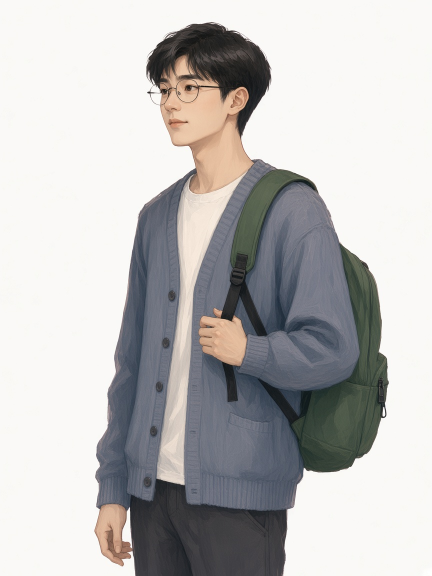
#> input picture resources/art-src/modern-characters-r2/generated/linyue-base.jpg, 864 x 1152 px (shown at 1/2 size); its folder holds only this picture in this run
$ python process-modern-characters-r2.py
#> lines starting #> are read from the running program, lines starting #| are printed output that depends on the picture; after the words box and inside, x2 and y2 are one past the last pixel; in counts of white or black regions, pixels touching at a corner belong together
from pathlib import Path
from PIL import Image,ImageDraw,ImageFilter
import cv2,numpy as np,json
ROOT=Path(__file__).resolve().parents[1]
R=ROOT/'resources/art-src/modern-characters-r2'
STATES=['neutral','thoughtful','warm','puzzled','alert','startled']
EYES={'base':[(328,183),(378,176)],'thoughtful':[(297.5,475.5),(422,451)],'warm':[(290,421),(414.5,399.5)],'puzzled':[(292,415),(418,396)],'alert':[(323,414),(454.5,390.5)],'startled':[(294.5,418.5),(423,399)]}

def matte(rgb, gap_limit=None):
    b=np.median(np.concatenate([rgb[:12].reshape(-1,3),rgb[-12:].reshape(-1,3)]),axis=0)
    near=(np.max(abs(rgb.astype(float)-b),axis=2)<36).astype('uint8')
    if gap_limit is not None:
        yy,xx=np.indices(near.shape)
        cavity=(rgb.min(axis=2)>170)&((rgb.max(axis=2).astype(int)-rgb.min(axis=2))<32)&(xx<gap_limit)&(yy<rgb.shape[0]*.31)
        near[cavity]=1
    n,labels,stats,cent=cv2.connectedComponentsWithStats(near,8)
    outer=set(np.unique(np.r_[labels[0],labels[-1],labels[:,0],labels[:,-1]]));outer.discard(0)
    outer.update(i for i in range(1,n) if stats[i,cv2.CC_STAT_AREA]>16 and stats[i,cv2.CC_STAT_TOP]+stats[i,cv2.CC_STAT_HEIGHT]<rgb.shape[0]*(.8 if rgb.shape[0]==rgb.shape[1] else .31))
    mask=(~np.isin(labels,list(outer))).astype('uint8')
    kernel=np.ones((3,3),np.uint8)
    mask=cv2.erode(mask,kernel,iterations=1)
    # One character is one connected foreground; remove detached matting flecks.
    n,components,stats,_=cv2.connectedComponentsWithStats(mask,8)
    if n>1: mask=(components==(1+np.argmax(stats[1:,cv2.CC_STAT_AREA]))).astype('uint8')
    sure=cv2.erode(mask,kernel,iterations=4)
    _,indices=cv2.distanceTransformWithLabels(1-sure,cv2.DIST_L2,5,labelType=cv2.DIST_LABEL_PIXEL)
    fg=rgb[sure.astype(bool)].astype(float)
    nearest=fg[np.maximum(0,indices-1)]
    a=mask.astype(float)
    band=(cv2.dilate(mask,kernel,iterations=2)-sure)>0
    delta=nearest-b;pixel=rgb.astype(float)-b
    projection=np.sum(pixel*delta,axis=2)/np.maximum(1,np.sum(delta*delta,axis=2))
    a[band]=np.clip(projection[band],0,1)
    a[a<.025]=0
    color=(rgb.astype(float)-(1-a[...,None])*b)/np.maximum(.025,a[...,None])
    color[band]=nearest[band]
    color[a==0]=0
    return np.dstack([np.uint8(np.clip(color,0,255)),np.uint8(a*255)])

def rigid_eyes(source,target):
    a=np.array(source,float);b=np.array(target,float)
    v=a[1]-a[0];w=b[1]-b[0]
    scale=np.linalg.norm(w)/np.linalg.norm(v)
    theta=np.arctan2(w[1],w[0])-np.arctan2(v[1],v[0])
    rot=scale*np.array([[np.cos(theta),-np.sin(theta)],[np.sin(theta),np.cos(theta)]])
    shift=b[0]-rot@a[0]
    return np.column_stack([rot,shift])

def run_character(key, states, eyes, eye_shape, mouth, skin, crop):
#> called with key = 'linyue', mouth = (331, 216, 402, 269), skin = (383, 209, 407, 222), crop = (240, 75, 485, 320)
    base=np.array(Image.open(R/f'generated/{key}-base.jpg').convert('RGB'));h,w=base.shape[:2]
#> in run_character, base is the input picture: shape (1152, 864, 3); mean R, G, B 189.7, 188.6, 188
#> after `h, w = base.shape[:2]`: h = 1152; w = 864
    rgba=matte(base, eyes['base'][0][0]-20)
#> in matte, `b=np.median(np.concatenate([rgb[:12].reshape(-1,3),rgb[-12:].reshape(-..`: b = [250, 249, 247]
#> in matte, `near=(np.max(abs(rgb.astype(float)-b),axis=2)<36).astype('uint8')`:
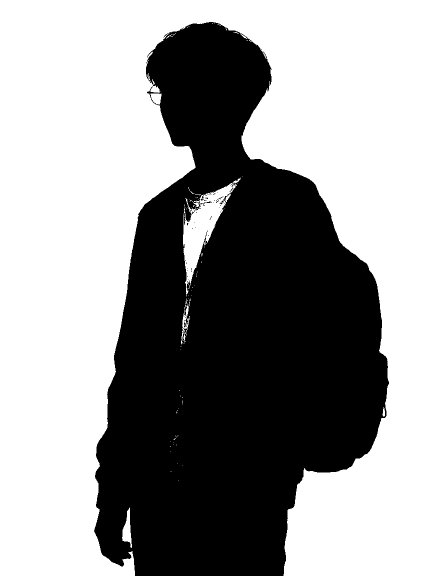
#> near: shape (1152, 864) (shown at 1/2 size); values 0 (black) and 1 (white), 58.8% white; 57 black regions (55 under 20 px), largest, box (x1, y1, x2, y2) and area: (188, 44, 778, 1152) 409451, (439, 392, 454, 409) 55
#> in matte, `cavity=(rgb.min(axis=2)>170)&((rgb.max(axis=2).astype(int)-rgb.min(axi..`: cavity: shape (1152, 864) bool; 11% white; 2 white regions (1 under 20 px), largest, box (x1, y1, x2, y2) and area: (0, 0, 308, 358) 109510
#> in matte, `near[cavity]=1`: near: shape (1152, 864); values 0 (black) and 1 (white), 58.8% white; 57 black regions (55 under 20 px), largest, box (x1, y1, x2, y2) and area: (188, 44, 778, 1152) 409353, (439, 392, 454, 409) 55
#> in matte, `n,labels,stats,cent=cv2.connectedComponentsWithStats(near,8)`:
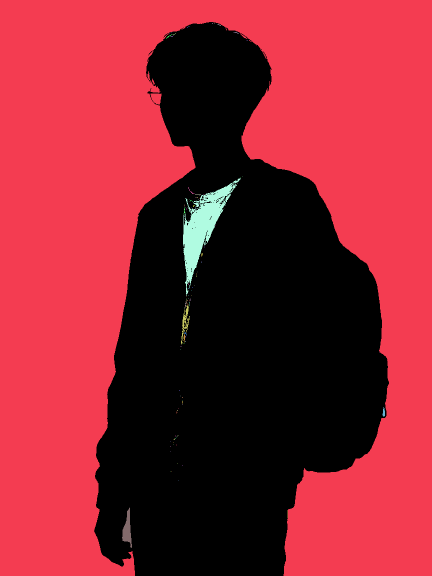
#> labels: shape (1152, 864) int32 (shown at 1/2 size); 106 distinct labels, from 0 to 105; one colour per label, 0 black
#> in matte, `n,labels,stats,cent=cv2.connectedComponentsWithStats(near,8)`: n = 106; stats = 106 rows, first 6: [188, 44, 590, 1108, 409582], [0, 0, 864, 1152, 576148], [424, 46, 2, 1, 2], [428, 47, 1, 1, 1], [435, 48, 7, 4, 7], [377, 53, 1, 1, 1]; cent = 106 pairs, first value 254.4 to 767.2, second value 46 to 1059.3
#> in matte, `outer = set(np.unique(np.r_[labels[0], labels[-1], labels[:, 0], label`: outer = 2 items
#> in matte, `mask=(~np.isin(labels,list(outer))).astype('uint8')`: mask: shape (1152, 864); values 0 (black) and 1 (white), 42.1% white; 2 white regions (1 under 20 px), largest, box (x1, y1, x2, y2) and area: (188, 44, 778, 1152) 419159
#> in matte, `mask=cv2.erode(mask,kernel,iterations=1)`: mask: shape (1152, 864); values 0 (black) and 1 (white), 41.7% white; 2 white regions (1 under 20 px), largest, box (x1, y1, x2, y2) and area: (190, 45, 777, 1152) 415132
#> in matte, `n,components,stats,_=cv2.connectedComponentsWithStats(mask,8)`:
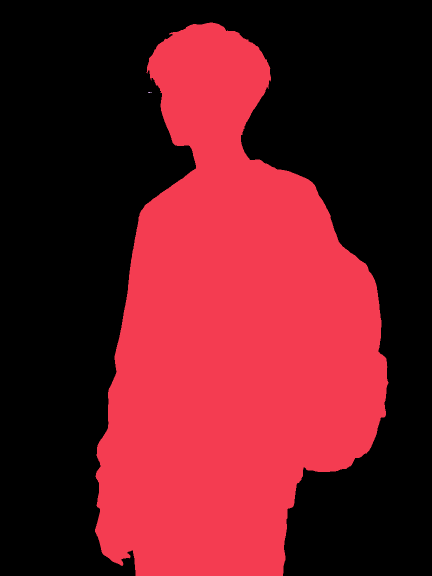
#> components: shape (1152, 864) int32 (shown at 1/2 size); 3 distinct labels, from 0 to 2; one colour per label, 0 black
#> in matte, `n,components,stats,_=cv2.connectedComponentsWithStats(mask,8)`: n = 3; stats = [[0, 0, 864, 1152, 580185], [190, 45, 587, 1107, 415132], [296, 184, 8, 2, 11]]
#> in matte, `sure=cv2.erode(mask,kernel,iterations=4)`: sure: shape (1152, 864); values 0 (black) and 1 (white), 40.3% white; 1 white region, box (x1, y1, x2, y2) and area: (195, 50, 771, 1152) 400756
#> in matte, `nearest=fg[np.maximum(0,indices-1)]`:
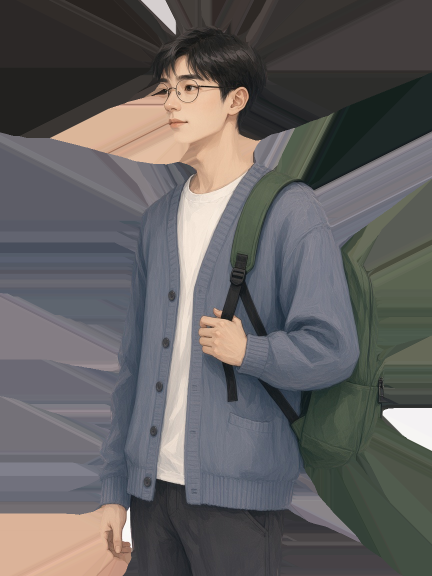
#> nearest: shape (1152, 864, 3) float64 (shown at 1/2 size); mean of channels 0, 1, 2 98.3, 96.2, 96; drawn as R, G, B
#> in matte, `band=(cv2.dilate(mask,kernel,iterations=2)-sure)>0`: band: shape (1152, 864) bool; 2.2% white; 1 white region, box (x1, y1, x2, y2) and area: (188, 43, 779, 1152) 21702
#> in matte, `a[band]=np.clip(projection[band],0,1)`:
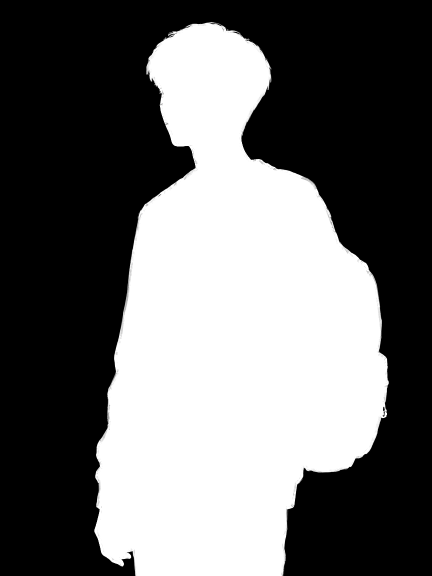
#> a: shape (1152, 864) float64 (shown at 1/2 size); min 0, max 1, mean 0.419
#> in matte, `a[a<.025]=0`: a: shape (1152, 864) float64; 0.07% of pixels changed, all inside (x1, y1, x2, y2) = (188, 43, 779, 1149)
    base=rgba[:,:,:3].copy()
    Image.fromarray(rgba).save(R/f'source-layers/{key}-body-base.png')
    mask=Image.new('L',(w,h));d=ImageDraw.Draw(mask)
#> after `mask = Image.new('L', (w, h))`: mask: PIL image 864x1152 L; every value is 0
    # Anatomical face contour, neck/hair/body stay the common identity plate.
    # Whole-face replacement was rejected: aligned eyes do not align the generated jaw silhouette.
    # Keep the identity contour and use two feathered anatomical expression areas.
    d.polygon(eye_shape,fill=255)
    d.ellipse(mouth,fill=255)
    mask=np.array(mask.filter(ImageFilter.GaussianBlur(2)))
#> mask: shape (1152, 864)
    mask[rgba[:,:,3]<255]=0
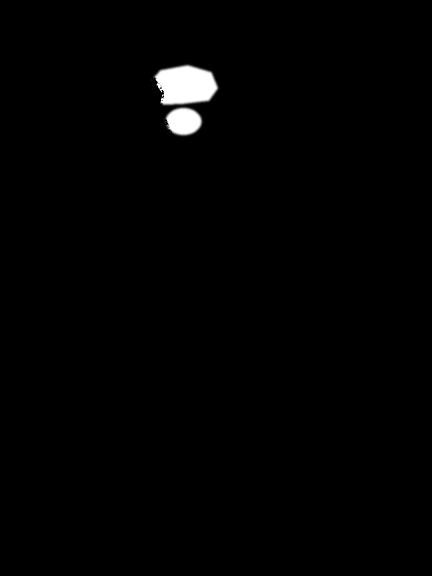
#> mask: shape (1152, 864) (shown at 1/2 size); min 0, max 255, mean 2.7
    Image.fromarray(mask).save(R/f'source-layers/{key}-expression-mask.png')
    metrics={}
    for state in states:
        final=base.copy()
        if state!='neutral':
            source=np.array(Image.open(R/f'generated/{key}-{state}.jpg').convert('RGB'))
            m=rigid_eyes(eyes[state],eyes['base'])
            source_rgba=matte(source)
            warped_alpha=cv2.warpAffine(source_rgba[:,:,3],m,(w,h),flags=cv2.INTER_LANCZOS4)
            source_color=cv2.warpAffine(source_rgba[:,:,:3],m,(w,h),flags=cv2.INTER_LANCZOS4)
            adjustment=np.median(base[skin[1]:skin[3],skin[0]:skin[2]].reshape(-1,3),axis=0)-np.median(source_color[skin[1]:skin[3],skin[0]:skin[2]].reshape(-1,3),axis=0)
            source_color=np.uint8(np.clip(source_color.astype(float)+adjustment,0,255))
            interior=cv2.distanceTransform((warped_alpha>250).astype('uint8'),cv2.DIST_L2,5)
            base_interior=cv2.distanceTransform((rgba[:,:,3]>250).astype('uint8'),cv2.DIST_L2,5)
            a=mask.astype(float)/255*np.clip((interior-1)/3,0,1)*np.clip((base_interior-2)/3,0,1)
            layer=np.dstack([source_color,np.uint8(a*255)]);layer[layer[:,:,3]==0,:3]=0
            Image.fromarray(layer).save(R/f'source-layers/{key}-{state}-expression.png')
            final=np.array(Image.alpha_composite(Image.fromarray(rgba),Image.fromarray(layer)))[:,:,:3]
            metrics[state]={'source':f'generated/{key}-{state}.jpg','eyeAnchors':eyes[state],'matrix':m.tolist(),'changedPixels':int(np.any(final!=base,axis=2).sum())}
        final=np.dstack([final,rgba[:,:,3]])
        # The common, decontaminated outer edge is used in every state.
        edge=rgba[:,:,3]<250;final[edge,:3]=rgba[edge,:3]
#> after `edge = rgba[:, :, 3] < 250`:
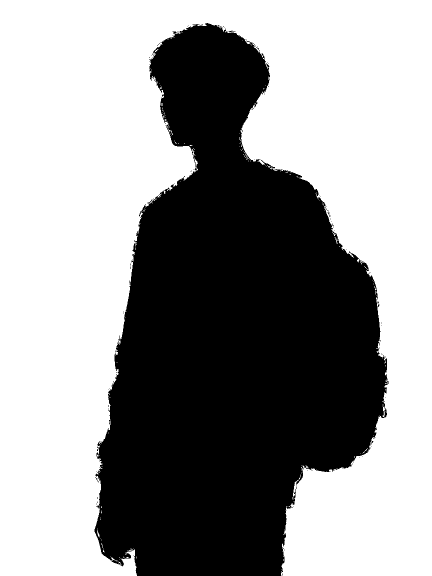
#> edge: shape (1152, 864) bool (shown at 1/2 size); 58.9% white; 102 black regions (100 under 20 px), largest, box (x1, y1, x2, y2) and area: (189, 46, 777, 1152) 408696, (457, 61, 471, 64) 20
        Image.fromarray(final).save(R/f'runtime/portrait-{key}-r2-{state}.png')
    (R/f'qa/{key}-registration.json').write_text(json.dumps(metrics,indent=2))
#> (the run stopped early here; a loop or call above may not have finished)
